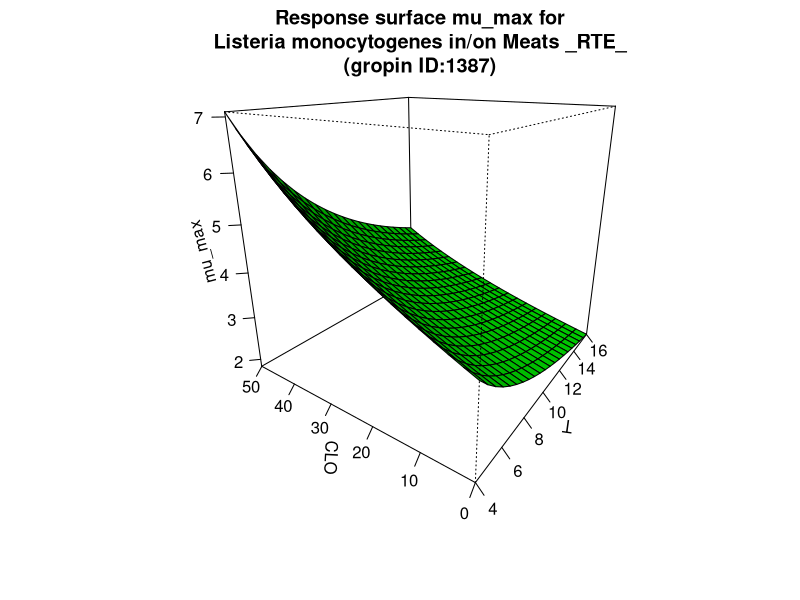

Recreate this plot in R.
#############################
# start of Parameter script
#############################
T <- seq(3.996003996004,16.016,length.out=21)
CLO <- seq(0,50.05,length.out=21)
#############################
# end of Parameter script
#############################
############################# 
# start of Model script Gropin ID 1387 
#############################
 
# constant coefficients for this model
 
variables <- data.frame(T,CLO)
argumentsPar <- expand.grid(variables)
 
# heart of the model
response_surface <- function(T,CLO) {
   mumax <-((48.5183/(T-(-1)))^0.5753)*(((100+CLO)/(100-CLO))^0.5913)

return(mumax=mumax)
} 

# output parameters
mumax <- cbind(argumentsPar,response_surface(argumentsPar['T'],argumentsPar['CLO']))
colnames(mumax) <- c(colnames(argumentsPar),'mumax')
#############################
# End of Model script
#############################
############################# 
# start of Visualisation script Gropin ID 1387 
#############################
persp(T,CLO,matrix(unlist(mumax$mumax),nrow=21),col = 'green',xlab='T',ylab='CLO',zlab='mu_max',main='Response surface mu_max for
Listeria monocytogenes in/on Meats _RTE_
(gropin ID:1387)',theta=305,phi=20,shade=0.25,ticktype = 'detailed')
#############################
# End of Visualisation script
#############################
